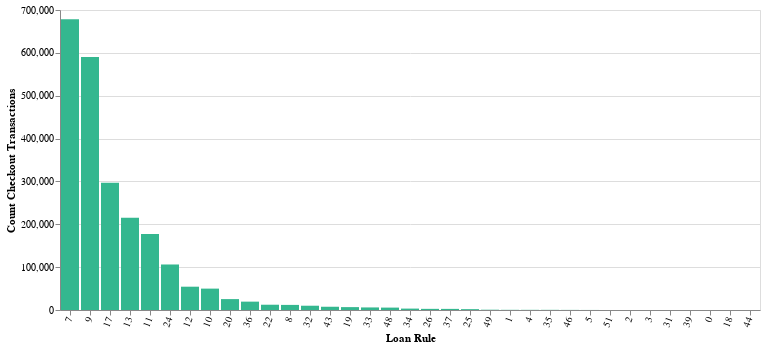

Notebook code for this chart:
### Markdown cell above
### Checkout Transactins by Loan Rule:

(the output .csv is availbale to download after running the cell below)

### Code cell
# generate .csv output for this total transactions by loanrule
df.groupby(['loanrule_code_num'])['count_transactions'].sum().reset_index().to_csv('total_transactions_by_loanrule.csv')

alt.Chart(df.groupby(['loanrule_code_num'])['count_transactions'].sum().reset_index()).mark_bar(color='#34B78F').encode(
    x=alt.X(
        'loanrule_code_num:O',
        axis=alt.Axis(title='Loan Rule', labelAngle=-70),
        sort='-y'
    ),
    y=alt.Y(
        'count_transactions',
        axis=alt.Axis(title='Count Checkout Transactions')
    ),
    tooltip=['loanrule_code_num', 'count_transactions']
)

### Figure 1 — Vega-Lite specification as saved in the notebook (floating-point values rounded to 4 significant figures)
{"config": {"view": {"continuousWidth": 400, "continuousHeight": 300}}, "data": {"name": "data-7d2b034237a4c8dd6e16cf0f40d8018c"}, "mark": {"type": "bar", "color": "#34B78F"}, "encoding": {"tooltip": [{"field": "loanrule_code_num", "type": "quantitative"}, {"field": "count_transactions", "type": "quantitative"}], "x": {"axis": {"labelAngle": -70, "title": "Loan Rule"}, "field": "loanrule_code_num", "sort": "-y", "type": "ordinal"}, "y": {"axis": {"title": "Count Checkout Transactions"}, "field": "count_transactions", "type": "quantitative"}}, "$schema": "https://vega.github.io/schema/vega-lite/v4.17.0.json", "datasets": {"data-7d2b034237a4c8dd6e16cf0f40d8018c": [{"loanrule_code_num": 0, "count_transactions": 6}, {"loanrule_code_num": 1, "count_transactions": 398}, {"loanrule_code_num": 2, "count_transactions": 54}, {"loanrule_code_num": 3, "count_transactions": 41}, {"loanrule_code_num": 4, "count_transactions": 383}, {"loanrule_code_num": 5, "count_transactions": 111}, {"loanrule_code_num": 7, "count_transactions": 678316}, {"loanrule_code_num": 8, "count_transactions": 11904}, {"loanrule_code_num": 9, "count_transactions": 590182}, {"loanrule_code_num": 10, "count_transactions": 49893}, {"loanrule_code_num": 11, "count_transactions": 177118}, {"loanrule_code_num": 12, "count_transactions": 54386}, {"loanrule_code_num": 13, "count_transactions": 215486}, {"loanrule_code_num": 17, "count_transactions": 297181}, {"loanrule_code_num": 18, "count_transactions": 4}, {"loanrule_code_num": 19, "count_transactions": 6731}, {"loanrule_code_num": 20, "count_transactions": 25440}, {"loanrule_code_num": 22, "count_transactions": 12313}, {"loanrule_code_num": 24, "count_transactions": 106201}, {"loanrule_code_num": 25, "count_transactions": 1999}, {"loanrule_code_num": 26, "count_transactions": 2680}, {"loanrule_code_num": 31, "count_transactions": 33}, {"loanrule_code_num": 32, "count_transactions": 9991}, {"loanrule_code_num": 33, "count_transactions": 5988}, {"loanrule_code_num": 34, "count_transactions": 3282}, {"loanrule_code_num": 35, "count_transactions": 368}, {"loanrule_code_num": 36, "count_transactions": 19504}, {"loanrule_code_num": 37, "count_transactions": 2602}, {"loanrule_code_num": 39, "count_transactions": 20}, {"loanrule_code_num": 43, "count_transactions": 7585}, {"loanrule_code_num": 44, "count_transactions": 2}, {"loanrule_code_num": 46, "count_transactions": 232}, {"loanrule_code_num": 48, "count_transactions": 5596}, {"loanrule_code_num": 49, "count_transactions": 670}, {"loanrule_code_num": 51, "count_transactions": 55}]}}
